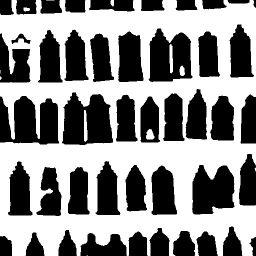
#> input picture imageProcessing/Images/try.jpg, 256 x 256 px, found by its file name
$ python ex6.py
#> lines starting #> are read from the running program, lines starting #| are printed output that depends on the picture; after the words box and inside, x2 and y2 are one past the last pixel; in counts of white or black regions, pixels touching at a corner belong together
from PIL import Image
from scipy.ndimage import measurements,morphology
import pylab as pl

im = pl.array(Image.open("/home/aaryen/Desktop/try.jpg").convert('L'))
im = 1*(im<128)
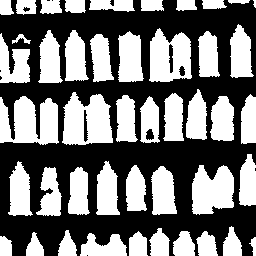
#> im: shape (256, 256) int64; values 0 (black) and 1 (white), 45.9% white; 45 white regions (1 under 20 px), largest, box (x1, y1, x2, y2) and area: (0, 96, 59, 145) 2105, (62, 92, 113, 145) 1984, (149, 28, 192, 82) 1690

labels, nbr_objects = measurements.label(im)
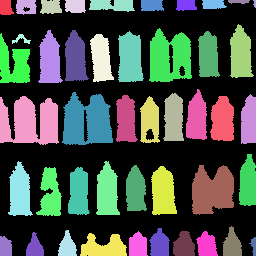
#> labels: shape (256, 256) int32; 46 distinct labels, from 0 to 45; one colour per label, 0 black
#> nbr_objects = 45

pl.figure()
pl.gray()
pl.imshow(labels)

pl.figure()
pl.gray()
pl.hist(labels.flatten(),10)

pl.show()
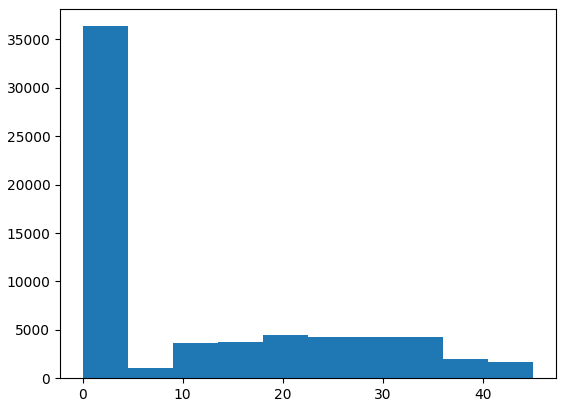
#> figure drawn by matplotlib, 1 panel; tallest bar 36367 high, from x = 0 to 4.5
